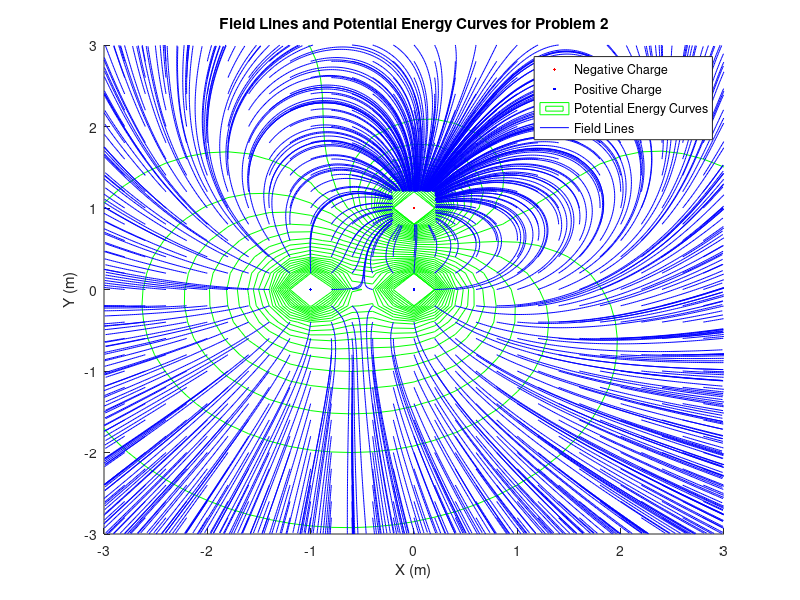

The MATLAB source for this figure:
% HW8 Problem 2
% File: HW8_Prob2_jferlazz.m
% Date: 26 March 2021
% By: Jack Ferlazzo
% jferlazz
% Section: 2
% Team: 19
% 
% ELECTRONIC SIGNATURE
% Jack Ferlazzo
% 
% The electronic signature above indicates that the program
% submitted for evaluation is my individual work. I have
% a general understanding of all aspects of its development
% and execution.
% 
% A BRIEF DESCRIPTION OF WHAT THE PROGRAM OR FUNCTION DOES
% This program is a graphical representation of the 2nd written hw problem
% in HW08. This graph plots 3 points representing the point charges and
% graphs the electrical field lines they create as well as graphing the 
% functions potential energy contour lines all at any cooridinate (x,y)
%
% ---------------------------------------------------
%   Inputs
% ---------------------------------------------------

%No inputs Required

% ---------------------------------------------------
%   Computations
% ---------------------------------------------------
xCount = 1;
yCount = 1;
electPotVals = [];
electFieldXVals = [];
electFieldYVals = [];
[xVals, yVals] = meshgrid(-3:.2:3, -3:.2:3);
for x = -3:.2:3
    for y = -3:.2:3   
        %Math from part b
        electPot = 26964 * ((-1 / sqrt(x * x + (y - 1) * (y - 1))) ...
            + (1 / sqrt(x * x + y * y)) + (1 / sqrt((x + 1) * ...
           (x + 1) + y * y)));
        
       %Math from part a for the i component
        electFieldX = 26964 * ((-x / ((x ^ 2 + (y - 1) ^ 2) ^ 1.5)) + ...
            (x / ((x ^ 2 + y ^ 2) ^ 1.5)) + ...
            ((x + 1) / (((x + 1) ^ 2 + y ^ 2) ^ 1.5)));
        
        %Math from part a for the j component
        electFieldY = 26964 * ((-(y - 1) / ((x ^ 2 + (y - 1) ^ 2) ^ 1.5))...
            + (y / ((x ^ 2 + y ^ 2) ^ 1.5)) + ...
            (y / (((x + 1) ^ 2 + y ^ 2) ^ 1.5)));
        
        %Appends values onto the list
        electPotVals(yCount, xCount) = electPot;
        electFieldXVals(yCount, xCount) = electFieldX;
        electFieldYVals(yCount, xCount) = electFieldY;
        
        %Keeps track of y-coordinate
        yCount = yCount + 1;
    end
    yCount = 1;
    %Keeps track of x-coordinate
    xCount = xCount + 1;
end

% ---------------------------------------------------
%   Outputs
% ---------------------------------------------------
hold on
%Plots point 1 and 2
plot(0, 1, 'r.');
plot(0, 0, 'b.');
%Contour graph of the potential energy function
contour(xVals, yVals, electPotVals, 40, "g");
%Plots Field Lines
streamline(xVals, yVals, electFieldXVals, electFieldYVals, xVals, yVals);
%Plots point 3
plot(-1, 0, 'b.');
%Plot Formatting
legend("Negative Charge", "Positive Charge", "Potential Energy Curves",...
    "Field Lines");
xlabel("X (m)");
ylabel("Y (m)");
title("Field Lines and Potential Energy Curves for Problem 2");